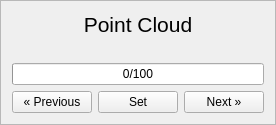
       <widget class="QFrame" name="frame_pcd">
        <property name="minimumSize">
         <size>
          <width>0</width>
          <height>0</height>
         </size>
        </property>
        <property name="frameShape">
         <enum>QFrame::StyledPanel</enum>
        </property>
        <property name="frameShadow">
         <enum>QFrame::Raised</enum>
        </property>
        <layout class="QVBoxLayout" name="verticalLayout_5">
         <item>
          <widget class="QLabel" name="label_pcds">
           <property name="sizePolicy">
            <sizepolicy hsizetype="Preferred" vsizetype="Maximum">
             <horstretch>0</horstretch>
             <verstretch>0</verstretch>
            </sizepolicy>
           </property>
           <property name="font">
            <font>
             <family>Arial</family>
             <pointsize>16</pointsize>
             <weight>50</weight>
             <bold>false</bold>
            </font>
           </property>
           <property name="text">
            <string>Point Cloud</string>
           </property>
           <property name="alignment">
            <set>Qt::AlignCenter</set>
           </property>
          </widget>
         </item>
         <item>
          <widget class="QLabel" name="label_current_pcd">
           <property name="sizePolicy">
            <sizepolicy hsizetype="Fixed" vsizetype="Preferred">
             <horstretch>210</horstretch>
             <verstretch>0</verstretch>
            </sizepolicy>
           </property>
           <property name="minimumSize">
            <size>
             <width>210</width>
             <height>0</height>
            </size>
           </property>
           <property name="maximumSize">
            <size>
             <width>210</width>
             <height>16777215</height>
            </size>
           </property>
           <property name="baseSize">
            <size>
             <width>200</width>
             <height>0</height>
            </size>
           </property>
           <property name="text">
            <string/>
           </property>
           <property name="alignment">
            <set>Qt::AlignLeading|Qt::AlignLeft|Qt::AlignVCenter</set>
           </property>
          </widget>
         </item>
         <item>
          <widget class="QProgressBar" name="progressbar_pcds">
           <property name="sizePolicy">
            <sizepolicy hsizetype="Minimum" vsizetype="Fixed">
             <horstretch>0</horstretch>
             <verstretch>0</verstretch>
            </sizepolicy>
           </property>
           <property name="value">
            <number>0</number>
           </property>
           <property name="alignment">
            <set>Qt::AlignCenter</set>
           </property>
           <property name="textVisible">
            <bool>true</bool>
           </property>
           <property name="orientation">
            <enum>Qt::Horizontal</enum>
           </property>
           <property name="invertedAppearance">
            <bool>false</bool>
           </property>
           <property name="textDirection">
            <enum>QProgressBar::TopToBottom</enum>
           </property>
           <property name="format">
            <string>%v/%m</string>
           </property>
          </widget>
         </item>
         <item>
          <layout class="QHBoxLayout" name="horizontalLayout_4">
           <item>
            <widget class="QPushButton" name="button_prev_pcd">
             <property name="toolTip">
              <string>Save current labels and load previous point cloud.</string>
             </property>
             <property name="text">
              <string>« Previous</string>
             </property>
            </widget>
           </item>
           <item>
            <widget class="QPushButton" name="button_set_pcd">
             <property name="text">
              <string>Set</string>
             </property>
            </widget>
           </item>
           <item>
            <widget class="QPushButton" name="button_next_pcd">
             <property name="sizePolicy">
              <sizepolicy hsizetype="Minimum" vsizetype="Fixed">
               <horstretch>0</horstretch>
               <verstretch>0</verstretch>
              </sizepolicy>
             </property>
             <property name="toolTip">
              <string>Save current labels and load next point cloud.</string>
             </property>
             <property name="layoutDirection">
              <enum>Qt::LeftToRight</enum>
             </property>
             <property name="styleSheet">
              <string notr="true"/>
             </property>
             <property name="text">
              <string>Next »</string>
             </property>
             <property name="flat">
              <bool>false</bool>
             </property>
            </widget>
           </item>
          </layout>
         </item>
        </layout>
       </widget>
